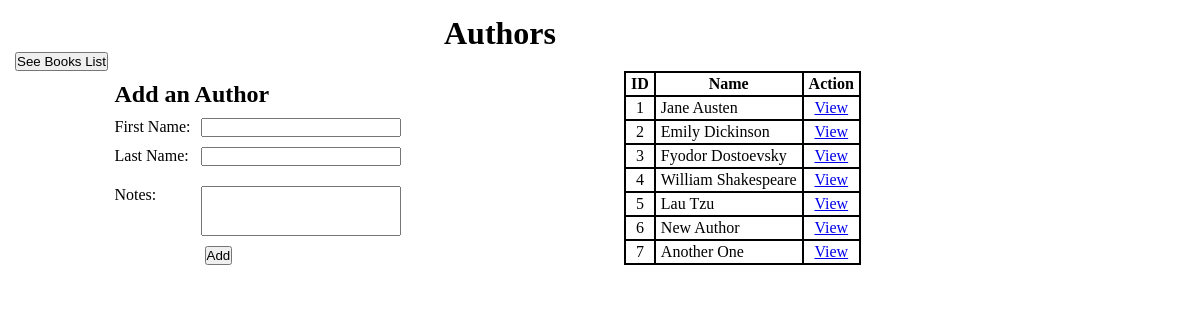
Page /authors on the earlier database version.
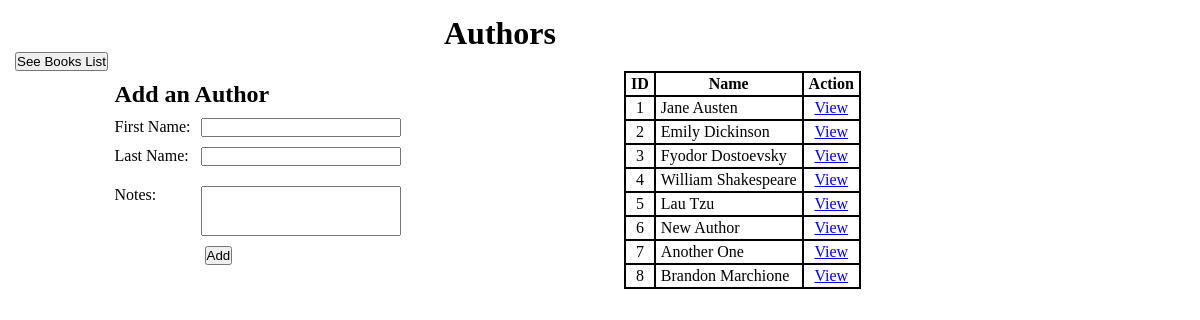
Same page on the later database version.
### books_and_authors_app/models.py (models this page shows)
class Author(models.Model):
    first_name = models.CharField(max_length=45)
    last_name = models.CharField(max_length=45)
    books = models.ManyToManyField(Book, related_name="authors")
    notes = models.TextField()
    created_at = DateTimeField(auto_now_add=True)
    updated_at = DateTimeField(auto_now=True)

### books_and_authors_app/views.py (the view)
# urls.py: path("authors", views.author_index),
def author_index(request):
    context = {
        "authors": Author.objects.all()
    }
    return render(request, "author_index.html", context)

### books_and_authors_app/templates/author_index.html (shortened to what this page needs)
<!DOCTYPE html>
<html lang="en">
<head>
    {% load static %}
    <link rel="stylesheet" href="{% static 'css/style.css' %}">
</head>
<body>
    <div id="wrapper">
        <header class="page_header">
            <h1>Authors</h1>
            <form action="/" class="book_author_switch" method="POST">
                <button type="submit">See Books List</button>
            </form>
        </header>
        <main class="content_section">
            <div class="form_container main_content_split">
                <form action="/add_author" class="add_author_form" method="POST">
                <h2>Add an Author</h2>
                <div class="name_section">
                    <div class="first_name_section text_inputs_section">
                        <label for="first_name_input">First Name:</label>
                        <input type="text" name="first_name_input" class="text_inputs" maxlength="255" required>
                    </div>
                    <div class="last_name_section text_inputs_section">
                        <label for="last_name_input">Last Name:</label>
                        <input type="text" name="last_name_input" class="text_inputs" maxlength="255" required>
                    </div>
                </div>
                <div class="notes_section text_area_section">
                    <label for="notes_input">Notes:</label>
                    <textarea name="notes_input" class="notes_input text_area_input" required></textarea>
                </div>
                <button type="submit" name="add_author_submit_btn">Add</button>
                </form>
            </div>
            <div class="display_container main_content_split">
                <div class="table_container">
                    <table class="display_table">
                        <tr class="table_headers">
                            <th>ID</th>
                            <th>Name</th>
                            <th>Action</th>
                        </tr>
                        {% for author in authors %}
                        <tr class="author_records">
                            <td class="data_cell first_col">{{author.id}}</td>
                            <td class="data_cell second_col">{{author.first_name}} {{author.last_name}}</td>
                            <td class="data_cell third_col"><a href="/authors/{{author.id}}">View</a></td>
                        </tr>
                        {% endfor %}
                    </table>
                </div>
            </div>
        </main>
    </div>
</body>
</html>

Differences in the rows shown:
added Author: id "8", first_name "Brandon", last_name "Marchione"
